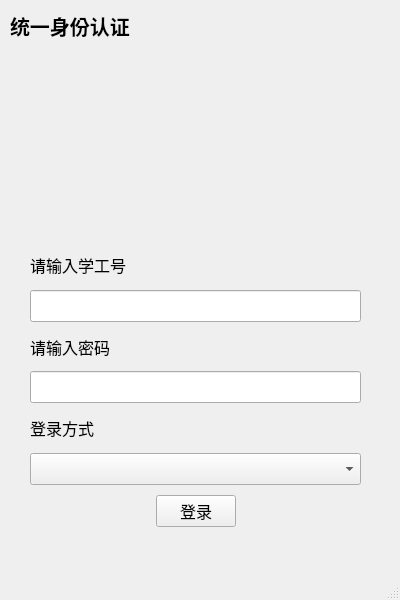
<?xml version="1.0" encoding="UTF-8"?>
<ui version="4.0">
 <class>LoginWindow</class>
 <widget class="QMainWindow" name="LoginWindow">
  <property name="geometry">
   <rect>
    <x>0</x>
    <y>0</y>
    <width>400</width>
    <height>600</height>
   </rect>
  </property>
  <property name="windowTitle">
   <string>北邮人麦当劳在线点餐——统一身份认证</string>
  </property>
  <widget class="QWidget" name="centralwidget">
   <widget class="QWidget" name="verticalLayoutWidget">
    <property name="geometry">
     <rect>
      <x>20</x>
      <y>240</y>
      <width>351</width>
      <height>297</height>
     </rect>
    </property>
    <layout class="QVBoxLayout" name="Input" stretch="0,0,0,0,0,0,0">
     <property name="spacing">
      <number>10</number>
     </property>
     <property name="sizeConstraint">
      <enum>QLayout::SetDefaultConstraint</enum>
     </property>
     <property name="leftMargin">
      <number>10</number>
     </property>
     <property name="topMargin">
      <number>10</number>
     </property>
     <property name="rightMargin">
      <number>10</number>
     </property>
     <property name="bottomMargin">
      <number>10</number>
     </property>
     <item>
      <widget class="QLabel" name="label">
       <property name="sizePolicy">
        <sizepolicy hsizetype="Preferred" vsizetype="Preferred">
         <horstretch>0</horstretch>
         <verstretch>0</verstretch>
        </sizepolicy>
       </property>
       <property name="font">
        <font>
         <family>汉仪菱心体简</family>
         <pointsize>12</pointsize>
        </font>
       </property>
       <property name="text">
        <string>请输入学工号</string>
       </property>
      </widget>
     </item>
     <item>
      <widget class="QLineEdit" name="ID_Input">
       <property name="font">
        <font>
         <pointsize>15</pointsize>
        </font>
       </property>
      </widget>
     </item>
     <item>
      <widget class="QLabel" name="label_2">
       <property name="font">
        <font>
         <family>汉仪菱心体简</family>
         <pointsize>12</pointsize>
        </font>
       </property>
       <property name="text">
        <string>请输入密码</string>
       </property>
      </widget>
     </item>
     <item>
      <widget class="QLineEdit" name="Password_Input">
       <property name="font">
        <font>
         <pointsize>15</pointsize>
        </font>
       </property>
      </widget>
     </item>
     <item>
      <widget class="QLabel" name="label_3">
       <property name="font">
        <font>
         <family>汉仪菱心体简</family>
         <pointsize>12</pointsize>
        </font>
       </property>
       <property name="text">
        <string>登录方式</string>
       </property>
      </widget>
     </item>
     <item>
      <widget class="QComboBox" name="comboUserType">
       <property name="font">
        <font>
         <pointsize>15</pointsize>
        </font>
       </property>
      </widget>
     </item>
     <item>
      <layout class="QHBoxLayout" name="horizontalLayout_2">
       <item>
        <spacer name="horizontalSpacer">
         <property name="orientation">
          <enum>Qt::Horizontal</enum>
         </property>
         <property name="sizeHint" stdset="0">
          <size>
           <width>40</width>
           <height>20</height>
          </size>
         </property>
        </spacer>
       </item>
       <item>
        <widget class="QPushButton" name="pushButton">
         <property name="font">
          <font>
           <family>汉仪菱心体简</family>
           <pointsize>12</pointsize>
           <bold>false</bold>
          </font>
         </property>
         <property name="text">
          <string>登录</string>
         </property>
        </widget>
       </item>
       <item>
        <spacer name="horizontalSpacer_2">
         <property name="orientation">
          <enum>Qt::Horizontal</enum>
         </property>
         <property name="sizeHint" stdset="0">
          <size>
           <width>40</width>
           <height>20</height>
          </size>
         </property>
        </spacer>
       </item>
      </layout>
     </item>
    </layout>
   </widget>
   <widget class="QLabel" name="label_4">
    <property name="geometry">
     <rect>
      <x>10</x>
      <y>0</y>
      <width>161</width>
      <height>51</height>
     </rect>
    </property>
    <property name="font">
     <font>
      <family>锐字逼格青春体简2.0</family>
      <pointsize>15</pointsize>
      <bold>true</bold>
     </font>
    </property>
    <property name="text">
     <string>统一身份认证</string>
    </property>
   </widget>
   <widget class="QWidget" name="widget" native="true">
    <property name="geometry">
     <rect>
      <x>0</x>
      <y>-1</y>
      <width>401</width>
      <height>581</height>
     </rect>
    </property>
   </widget>
  </widget>
  <widget class="QMenuBar" name="menubar">
   <property name="geometry">
    <rect>
     <x>0</x>
     <y>0</y>
     <width>400</width>
     <height>25</height>
    </rect>
   </property>
  </widget>
  <widget class="QStatusBar" name="statusbar"/>
 </widget>
 <resources/>
 <connections/>
</ui>
